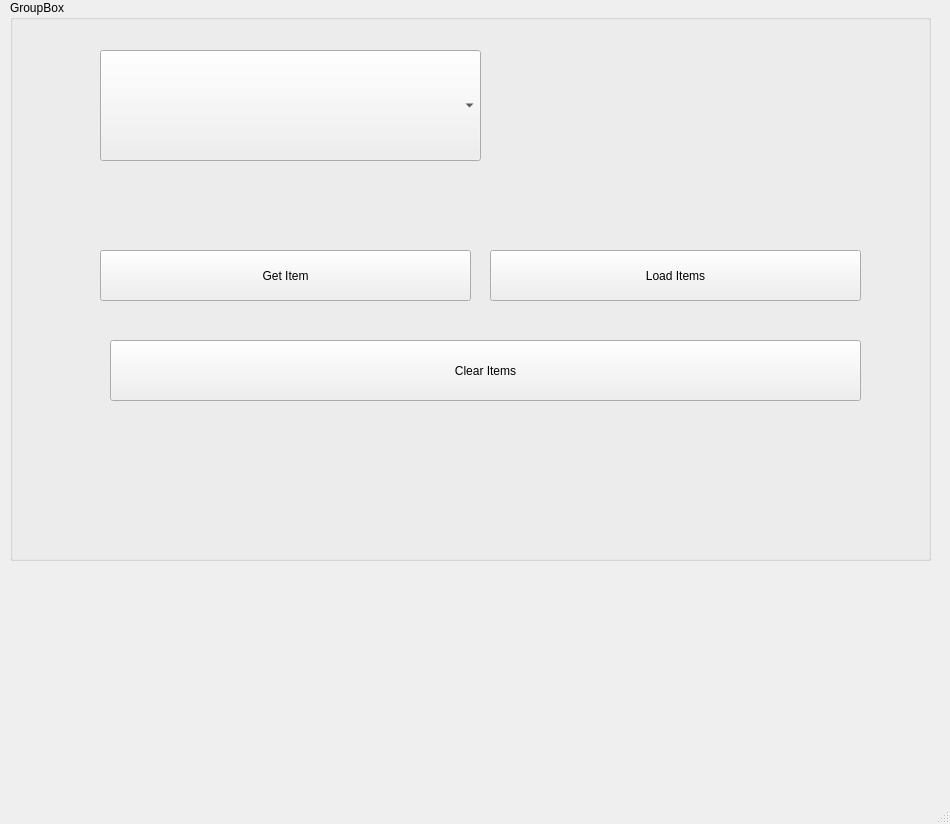
<?xml version="1.0" encoding="UTF-8"?>
<ui version="4.0">
 <class>MainWindow</class>
 <widget class="QMainWindow" name="MainWindow">
  <property name="geometry">
   <rect>
    <x>0</x>
    <y>0</y>
    <width>950</width>
    <height>824</height>
   </rect>
  </property>
  <property name="windowTitle">
   <string>MainWindow</string>
  </property>
  <widget class="QWidget" name="centralwidget">
   <widget class="QGroupBox" name="groupCities">
    <property name="geometry">
     <rect>
      <x>10</x>
      <y>0</y>
      <width>921</width>
      <height>561</height>
     </rect>
    </property>
    <property name="title">
     <string>GroupBox</string>
    </property>
    <widget class="QPushButton" name="btn_clearitems">
     <property name="geometry">
      <rect>
       <x>100</x>
       <y>340</y>
       <width>751</width>
       <height>61</height>
      </rect>
     </property>
     <property name="text">
      <string>Clear Items</string>
     </property>
    </widget>
    <widget class="QLabel" name="lbl_res">
     <property name="geometry">
      <rect>
       <x>500</x>
       <y>50</y>
       <width>321</width>
       <height>111</height>
      </rect>
     </property>
     <property name="text">
      <string/>
     </property>
    </widget>
    <widget class="QPushButton" name="btn_getitem">
     <property name="geometry">
      <rect>
       <x>90</x>
       <y>250</y>
       <width>371</width>
       <height>51</height>
      </rect>
     </property>
     <property name="text">
      <string>Get Item</string>
     </property>
    </widget>
    <widget class="QPushButton" name="btn_loaditems">
     <property name="geometry">
      <rect>
       <x>480</x>
       <y>250</y>
       <width>371</width>
       <height>51</height>
      </rect>
     </property>
     <property name="text">
      <string>Load Items</string>
     </property>
    </widget>
    <widget class="QComboBox" name="cbCities">
     <property name="geometry">
      <rect>
       <x>90</x>
       <y>50</y>
       <width>381</width>
       <height>111</height>
      </rect>
     </property>
    </widget>
   </widget>
  </widget>
  <widget class="QMenuBar" name="menubar">
   <property name="geometry">
    <rect>
     <x>0</x>
     <y>0</y>
     <width>950</width>
     <height>23</height>
    </rect>
   </property>
  </widget>
  <widget class="QStatusBar" name="statusbar"/>
 </widget>
 <resources/>
 <connections/>
</ui>
